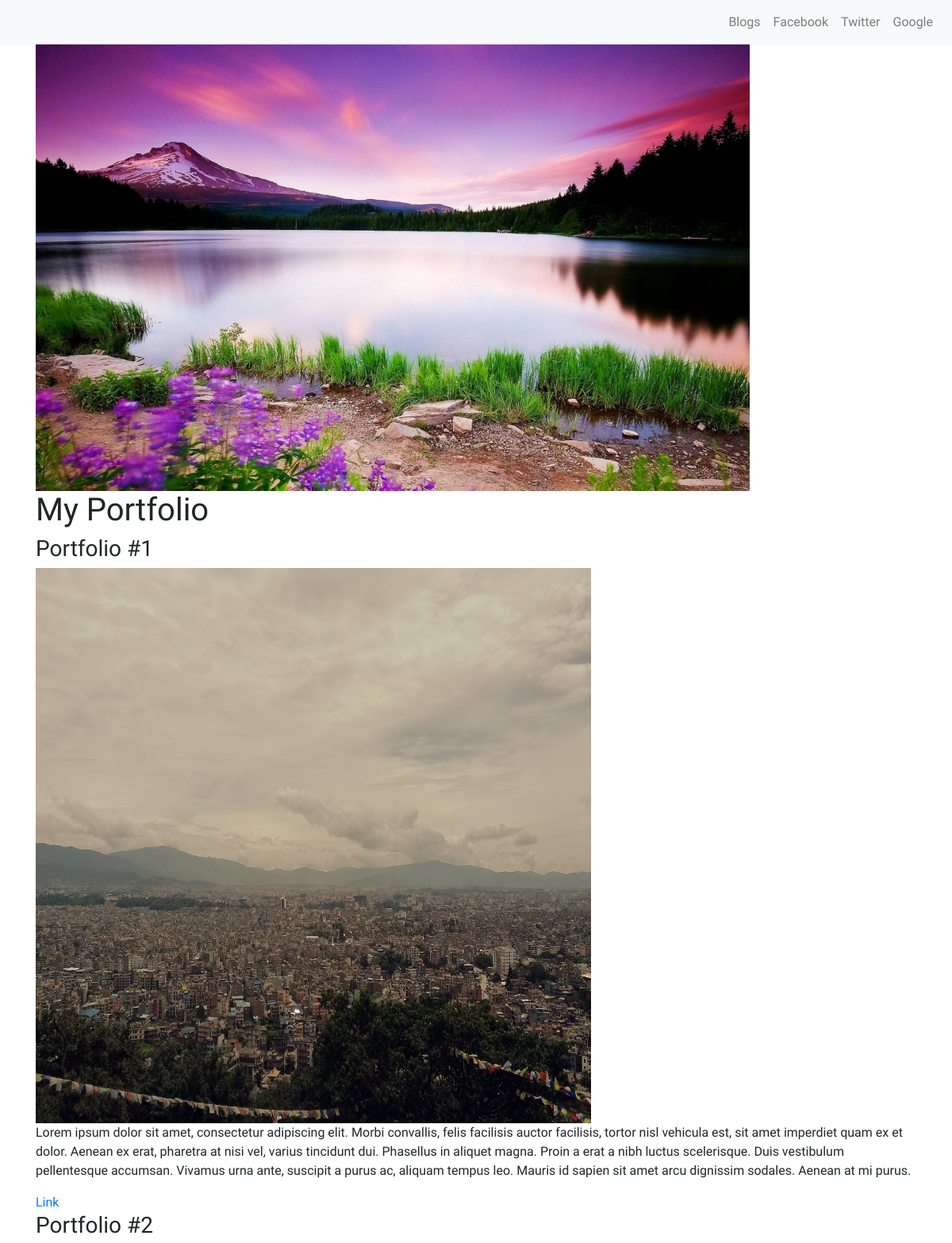
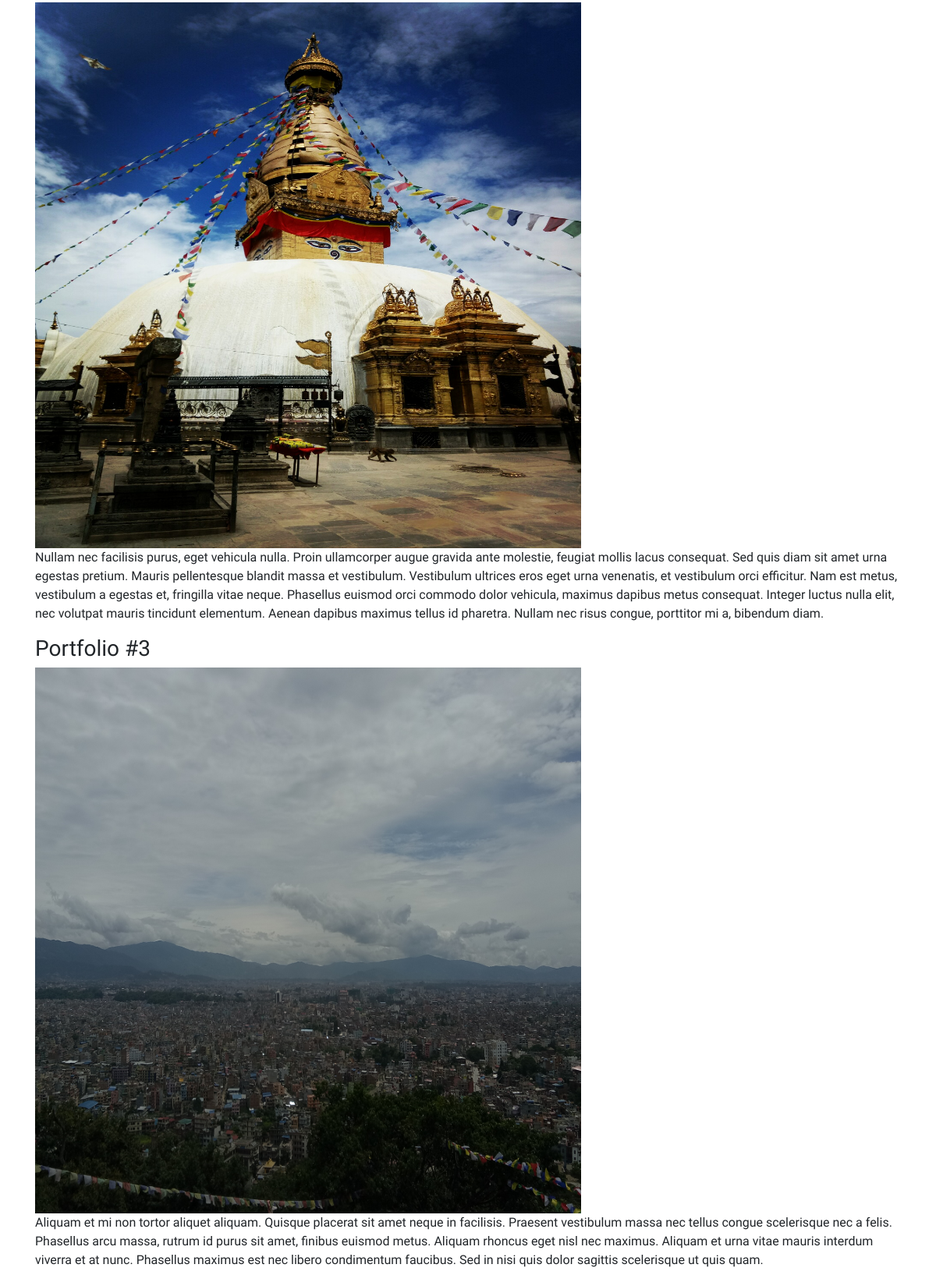
The page / on the database its author committed (2 pictures, top to bottom).
### portfolio/models.py (models this page shows)
class Portfolio(models.Model):
    title = models.CharField(max_length=100)
    image = models.ImageField(upload_to="portfolio/images")
    description = models.TextField()
    url = models.URLField(blank=True)

### portfolio/views.py (the view)
# urls.py: 2. Add a URL to urlpatterns:  path('', views.home, name='home')
def home(request):
    portfolios = Portfolio.objects.all()
    return render(request, "portfolio/home.html",{"portfolios": portfolios})

### portfolio/templates/portfolio/home.html
{% extends "portfolio/base.html" %}
{% load static %}
{% block content %}
<img src="{% static 'portfolio/mypic.jpg' %}" alt="blank" width="900px">
<h1>My Portfolio</h1>
{% for portfolio in portfolios %}
<h3>{{ portfolio.title }}</h3>
<img src="{{ portfolio.image.url }}" alt="blank" width="700px" height="700px">
<p>{{ portfolio.description }}</p>
{% if portfolio.url %}
    <a href="{{ portfolio.url }}">Link</a>
{% endif %}
{% endfor %}
{% endblock %}

### portfolio/templates/portfolio/base.html (shortened to what this page needs)
{% load static %}
<!DOCTYPE html>
<html lang="en">
<head>
    <link rel="stylesheet" href="https://stackpath.bootstrapcdn.com/bootstrap/4.5.0/css/bootstrap.min.css"
>
</head>
<body>
    <nav class="navbar navbar-expand-lg navbar-light bg-light">
        <div class="collapse navbar-collapse" id="navbarSupportedContent">
            <ul class="navbar-nav ml-auto">
                <li class="nav-item">
                    <a class="nav-link" href="{% url 'blog:all_blogs' %}">Blogs</a>
                </li>
                <li class="nav-item">
                    <a class="nav-link" href="#" target="_blank">Facebook</a>
                </li>
                <li class="nav-item">
                    <a class="nav-link" href="#" target="_blank">Twitter</a>
                </li>
                <li class="nav-item">
                    <a class="nav-link" href="#" target="_blank">Google</a>
                </li>
            </ul>
        </div>
    </nav>
    <div class="container">
        {% block content %}
        {% endblock %}
    </div>
</body>
</html>

### portfolio/templates/portfolio/base.html (style rules this page uses)
body { font-family: 'Buenard', serif; }

### rows shown on the page
Portfolio: title "Portfolio #1", image (picture), description "Lorem ipsum dolor sit amet, consectetur adipiscing elit. Morbi convallis, felis facilisis auctor facilisis, tortor nisl vehicula est, sit amet imperdiet quam ex et dolor. Aenean ex erat, pharetra at nisi vel, varius tincidunt dui. Phasellus in aliquet magna. Proin a erat a nibh luctus scelerisque. Duis vestibulum pellentesque accumsan. Vivamus urna ante, suscipit a purus ac, aliquam tempus leo. Mauris id sapien sit amet arcu dignissim sodales. Aenean at mi purus."
Portfolio: title "Portfolio #2", image (picture), description "Nullam nec facilisis purus, eget vehicula nulla. Proin ullamcorper augue gravida ante molestie, feugiat mollis lacus consequat. Sed quis diam sit amet urna egestas pretium. Mauris pellentesque blandit massa et vestibulum. Vestibulum ultrices eros eget urna venenatis, et vestibulum orci efficitur. Nam est metus, vestibulum a egestas et, fringilla vitae neque. Phasellus euismod orci commodo dolor vehicula, maximus dapibus metus consequat. Integer luctus nulla elit, nec volutpat mauris tincidunt elementum. Aenean dapibus maximus tellus id pharetra. Nullam nec risus congue, porttitor mi a, bibendum diam."
Portfolio: title "Portfolio #3", image (picture), description "Aliquam et mi non tortor aliquet aliquam. Quisque placerat sit amet neque in facilisis. Praesent vestibulum massa nec tellus congue scelerisque nec a felis. Phasellus arcu massa, rutrum id purus sit amet, finibus euismod metus. Aliquam rhoncus eget nisl nec maximus. Aliquam et urna vitae mauris interdum viverra et at nunc. Phasellus maximus est nec libero condimentum faucibus. Sed in nisi quis dolor sagittis scelerisque ut quis quam."
